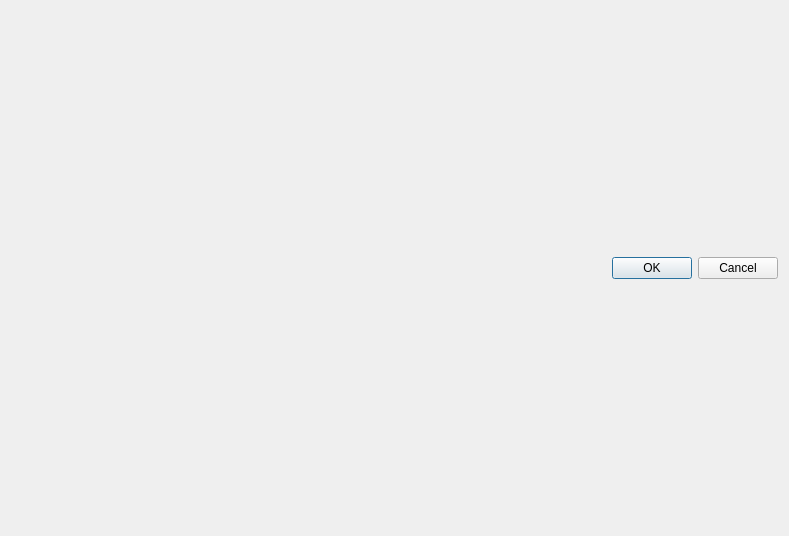
<?xml version="1.0" encoding="UTF-8"?>
<ui version="4.0">
 <class>Preferences</class>
 <widget class="QDialog" name="Preferences">
  <property name="geometry">
   <rect>
    <x>0</x>
    <y>0</y>
    <width>789</width>
    <height>536</height>
   </rect>
  </property>
  <property name="windowTitle">
   <string>( Preferences )</string>
  </property>
  <layout class="QVBoxLayout" name="verticalLayout_2">
   <item>
    <layout class="QVBoxLayout" name="verticalLayout"/>
   </item>
   <item>
    <widget class="QDialogButtonBox" name="buttonBox">
     <property name="orientation">
      <enum>Qt::Horizontal</enum>
     </property>
     <property name="standardButtons">
      <set>QDialogButtonBox::Cancel|QDialogButtonBox::Ok</set>
     </property>
    </widget>
   </item>
  </layout>
 </widget>
 <resources/>
 <connections>
  <connection>
   <sender>buttonBox</sender>
   <signal>accepted()</signal>
   <receiver>Preferences</receiver>
   <slot>accept()</slot>
   <hints>
    <hint type="sourcelabel">
     <x>248</x>
     <y>254</y>
    </hint>
    <hint type="destinationlabel">
     <x>157</x>
     <y>274</y>
    </hint>
   </hints>
  </connection>
  <connection>
   <sender>buttonBox</sender>
   <signal>rejected()</signal>
   <receiver>Preferences</receiver>
   <slot>reject()</slot>
   <hints>
    <hint type="sourcelabel">
     <x>316</x>
     <y>260</y>
    </hint>
    <hint type="destinationlabel">
     <x>286</x>
     <y>274</y>
    </hint>
   </hints>
  </connection>
 </connections>
</ui>
